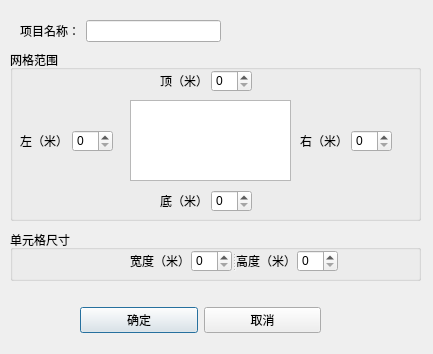
<?xml version="1.0" encoding="UTF-8"?>
<ui version="4.0">
 <class>Dialog</class>
 <widget class="QDialog" name="Dialog">
  <property name="geometry">
   <rect>
    <x>0</x>
    <y>0</y>
    <width>433</width>
    <height>354</height>
   </rect>
  </property>
  <property name="windowTitle">
   <string>Dialog</string>
  </property>
  <widget class="QWidget" name="layoutWidget_5">
   <property name="geometry">
    <rect>
     <x>20</x>
     <y>20</y>
     <width>201</width>
     <height>22</height>
    </rect>
   </property>
   <layout class="QHBoxLayout" name="horizontalLayout">
    <item>
     <widget class="QLabel" name="label">
      <property name="text">
       <string>项目名称：</string>
      </property>
     </widget>
    </item>
    <item>
     <widget class="QLineEdit" name="lineEdit"/>
    </item>
   </layout>
  </widget>
  <widget class="QGroupBox" name="groupBox">
   <property name="geometry">
    <rect>
     <x>10</x>
     <y>50</y>
     <width>411</width>
     <height>171</height>
    </rect>
   </property>
   <property name="title">
    <string>网格范围</string>
   </property>
   <widget class="QWidget" name="layoutWidget_2">
    <property name="geometry">
     <rect>
      <x>150</x>
      <y>140</y>
      <width>92</width>
      <height>22</height>
     </rect>
    </property>
    <layout class="QHBoxLayout" name="horizontalLayout_5">
     <item>
      <widget class="QLabel" name="label_7">
       <property name="text">
        <string>底（米）</string>
       </property>
      </widget>
     </item>
     <item>
      <widget class="QSpinBox" name="spinBox_3"/>
     </item>
    </layout>
   </widget>
   <widget class="QWidget" name="layoutWidget_3">
    <property name="geometry">
     <rect>
      <x>150</x>
      <y>20</y>
      <width>92</width>
      <height>22</height>
     </rect>
    </property>
    <layout class="QHBoxLayout" name="horizontalLayout_6">
     <item>
      <widget class="QLabel" name="label_8">
       <property name="text">
        <string>顶（米）</string>
       </property>
      </widget>
     </item>
     <item>
      <widget class="QSpinBox" name="spinBox_4"/>
     </item>
    </layout>
   </widget>
   <widget class="QWidget" name="layoutWidget">
    <property name="geometry">
     <rect>
      <x>10</x>
      <y>80</y>
      <width>93</width>
      <height>22</height>
     </rect>
    </property>
    <layout class="QHBoxLayout" name="horizontalLayout_3">
     <item>
      <widget class="QLabel" name="label_5">
       <property name="text">
        <string>左（米）</string>
       </property>
      </widget>
     </item>
     <item>
      <widget class="QSpinBox" name="spinBox"/>
     </item>
    </layout>
   </widget>
   <widget class="QWidget" name="layoutWidget_4">
    <property name="geometry">
     <rect>
      <x>290</x>
      <y>80</y>
      <width>92</width>
      <height>22</height>
     </rect>
    </property>
    <layout class="QHBoxLayout" name="horizontalLayout_2">
     <item>
      <widget class="QLabel" name="label_6">
       <property name="text">
        <string>右（米）</string>
       </property>
      </widget>
     </item>
     <item>
      <widget class="QSpinBox" name="spinBox_2"/>
     </item>
    </layout>
   </widget>
   <widget class="QGraphicsView" name="graphicsView">
    <property name="geometry">
     <rect>
      <x>120</x>
      <y>50</y>
      <width>161</width>
      <height>81</height>
     </rect>
    </property>
   </widget>
  </widget>
  <widget class="QGroupBox" name="groupBox_2">
   <property name="geometry">
    <rect>
     <x>10</x>
     <y>230</y>
     <width>411</width>
     <height>51</height>
    </rect>
   </property>
   <property name="title">
    <string>单元格尺寸</string>
   </property>
   <widget class="QSplitter" name="splitter">
    <property name="geometry">
     <rect>
      <x>120</x>
      <y>20</y>
      <width>208</width>
      <height>22</height>
     </rect>
    </property>
    <property name="orientation">
     <enum>Qt::Horizontal</enum>
    </property>
    <widget class="QWidget" name="layoutWidget_6">
     <layout class="QHBoxLayout" name="horizontalLayout_7">
      <item>
       <widget class="QLabel" name="label_9">
        <property name="text">
         <string>宽度（米）</string>
        </property>
       </widget>
      </item>
      <item>
       <widget class="QSpinBox" name="spinBox_5"/>
      </item>
     </layout>
    </widget>
    <widget class="QWidget" name="layoutWidget_7">
     <layout class="QHBoxLayout" name="horizontalLayout_8">
      <item>
       <widget class="QLabel" name="label_10">
        <property name="text">
         <string>高度（米）</string>
        </property>
       </widget>
      </item>
      <item>
       <widget class="QSpinBox" name="spinBox_6"/>
      </item>
     </layout>
    </widget>
   </widget>
  </widget>
  <widget class="QWidget" name="layoutWidget_8">
   <property name="geometry">
    <rect>
     <x>80</x>
     <y>290</y>
     <width>241</width>
     <height>61</height>
    </rect>
   </property>
   <layout class="QHBoxLayout" name="horizontalLayout_4">
    <item>
     <widget class="QPushButton" name="pushButton">
      <property name="text">
       <string>确定</string>
      </property>
     </widget>
    </item>
    <item>
     <widget class="QPushButton" name="pushButton_2">
      <property name="text">
       <string>取消</string>
      </property>
     </widget>
    </item>
   </layout>
  </widget>
 </widget>
 <resources/>
 <connections>
  <connection>
   <sender>pushButton_2</sender>
   <signal>clicked()</signal>
   <receiver>Dialog</receiver>
   <slot>exec()</slot>
   <hints>
    <hint type="sourcelabel">
     <x>248</x>
     <y>316</y>
    </hint>
    <hint type="destinationlabel">
     <x>335</x>
     <y>335</y>
    </hint>
   </hints>
  </connection>
  <connection>
   <sender>pushButton</sender>
   <signal>clicked()</signal>
   <receiver>Dialog</receiver>
   <slot>save_project()</slot>
   <hints>
    <hint type="sourcelabel">
     <x>129</x>
     <y>321</y>
    </hint>
    <hint type="destinationlabel">
     <x>82</x>
     <y>333</y>
    </hint>
   </hints>
  </connection>
 </connections>
 <slots>
  <slot>save_project()</slot>
 </slots>
</ui>
